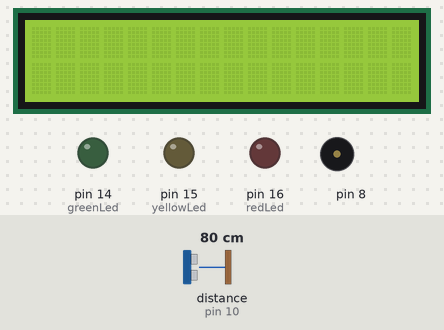
A sketch run on a simulated Arduino Uno, built with avr-gcc and run on an emulated ATmega328P. Shown: 16×2 character LCD, output pins drawn as LEDs (lit = HIGH), buzzer (waves = sounding). Wiring (inferred from the names in the program): ultrasonic range finder: trigger pin 13; echo pin 10. Dashed ring = blinking. The inputs (shaded band) are chosen by the test bench; at power-on: distance to the obstacle (sensor on pin 10) 80 cm. The echo pulse lasts 58.3 µs per cm; pins used as bus, display or sensor lines are not drawn.

Above: at 1.2 s.
1.3 s: distance to the obstacle (sensor on pin 10) set to 36 cm
3.5 s: distance to the obstacle (sensor on pin 10) set to 28 cm
At 4.14 s:
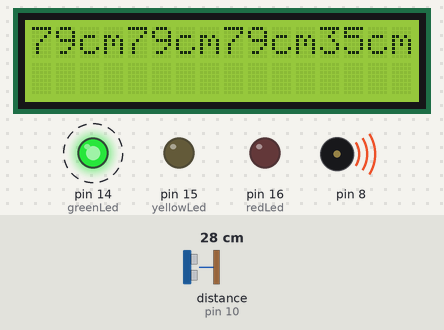
5.6 s: distance to the obstacle (sensor on pin 10) set to 35 cm
7.6 s: distance to the obstacle (sensor on pin 10) set to 2 cm
At 8.56 s:
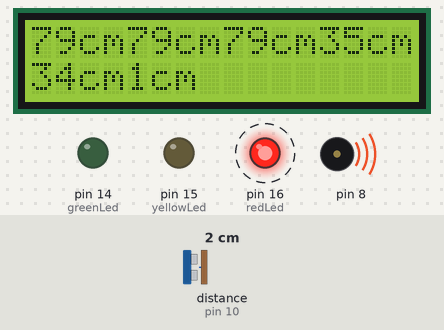
10.1 s: distance to the obstacle (sensor on pin 10) set to 5 cm
At 11.96 s:
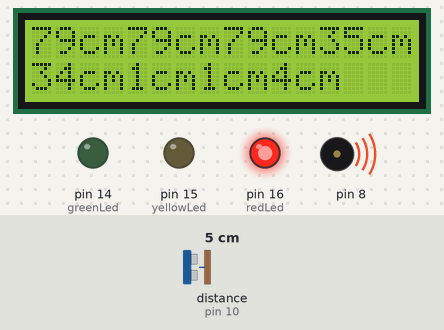
13.1 s: distance to the obstacle (sensor on pin 10) set to 8 cm
At 13.66 s:
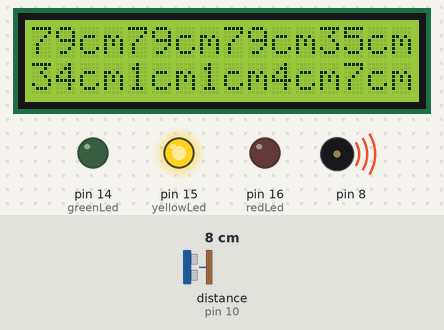
Timing chart, 0 to 18.5 s (numbered marks = the images above; inputs shaded):
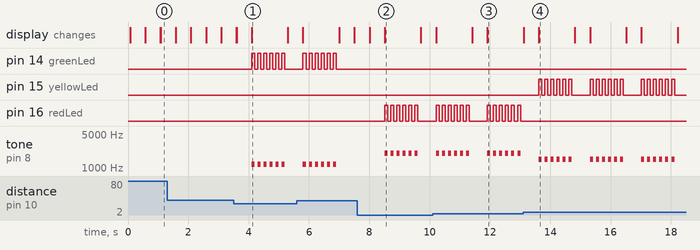

Measured:
- the behaviour switches between 32 and 31 cm on distance to the obstacle (sensor on pin 10) (found by bisection; images 0 and 1)
- the behaviour switches between 6 and 7 cm on distance to the obstacle (sensor on pin 10) (found by bisection; images 3 and 4)
- after the input at 3.5 s, pin 14 (greenLed): alternates HIGH for 0.10 s and LOW for 0.10 s, 12 changes in all, then stays LOW, starting after 0.60 s; tone on pin 8: alternates 1200 Hz for 0.10 s and silent for 0.10 s, 12 changes in all, then stays silent, starting after 0.60 s
- after the input at 7.6 s, pin 16 (redLed): alternates HIGH for 0.10 s and LOW for 0.10 s, 12 changes in all, then stays LOW, starting after 0.91 s; tone on pin 8: alternates 2000 Hz for 0.10 s and silent for 0.10 s, 12 changes in all, then stays silent, starting after 0.91 s
- after the input at 13.1 s, pin 15 (yellowLed): LOW → HIGH after 0.52 s, then repeats every 1.7 s: 5 × (LOW 0.10 s, HIGH 0.10 s), LOW 0.60 s, HIGH 0.10 s; pin 16 (redLed): stops changing and stays LOW

The sketch:

main.ino
```cpp
#include <LiquidCrystal.h>

int trigPin = 13;  // Trigger
int echoPin = 10;  // Echo

int redLed  = 16;
int yellowLed = 15;
int greenLed = 14;
long duration, cm, inches;

const int rs = 12, en = 11, d4 = 5, d5 = 4, d6 = 3, d7 = 2;
LiquidCrystal lcd(rs, en, d4, d5, d6, d7);

void setup() {
  lcd.begin(16, 2);
  Serial.begin(9600);
  pinMode(trigPin, OUTPUT);
  pinMode(echoPin, INPUT);
  pinMode(redLed, OUTPUT);
  pinMode(yellowLed, OUTPUT);
  pinMode(greenLed, OUTPUT);
}

void loop() {

  //digitalWrite(redLed, HIGH);
  //digitalWrite(greenLed, HIGH);
  //digitalWrite(yellowLed, HIGH);

  digitalWrite(trigPin, LOW);
  delayMicroseconds(5);
  digitalWrite(trigPin, HIGH);
  delayMicroseconds(10);
  digitalWrite(trigPin, LOW);
  pinMode(echoPin, INPUT);
  duration = pulseIn(echoPin, HIGH);

  cm = (duration / 2) / 29.1;  // Divide by 29.1 or multiply by 0.0343
  lcd.noDisplay();
  delay(500);
  lcd.display();
  lcd.print(cm);
  lcd.print("cm");
  sounds();
}
```

sensor.ino
```cpp
void sounds() {
  if (cm <= 5) {
    for (int i = 0; i <= 5; i++) {
      tone(8, 2000);
      digitalWrite(redLed, HIGH);
      delay(100);
      noTone(8);
      digitalWrite(redLed, LOW);
      delay(100);
    }
  } else if (cm <= 15) {
    for (int i = 0; i <= 5; i++) {
      tone(8, 1500);
      digitalWrite(yellowLed, HIGH);
      delay(100);
      noTone(8);
      digitalWrite(yellowLed, LOW);
      delay(100);
    }

  } else if (cm <= 30) {
    for (int i = 0; i <= 5; i++) {
      tone(8, 1200);
      digitalWrite(greenLed, HIGH);
      delay(100);
      noTone(8);
      digitalWrite(greenLed, LOW);
      delay(100);
    }
  }
}
```
